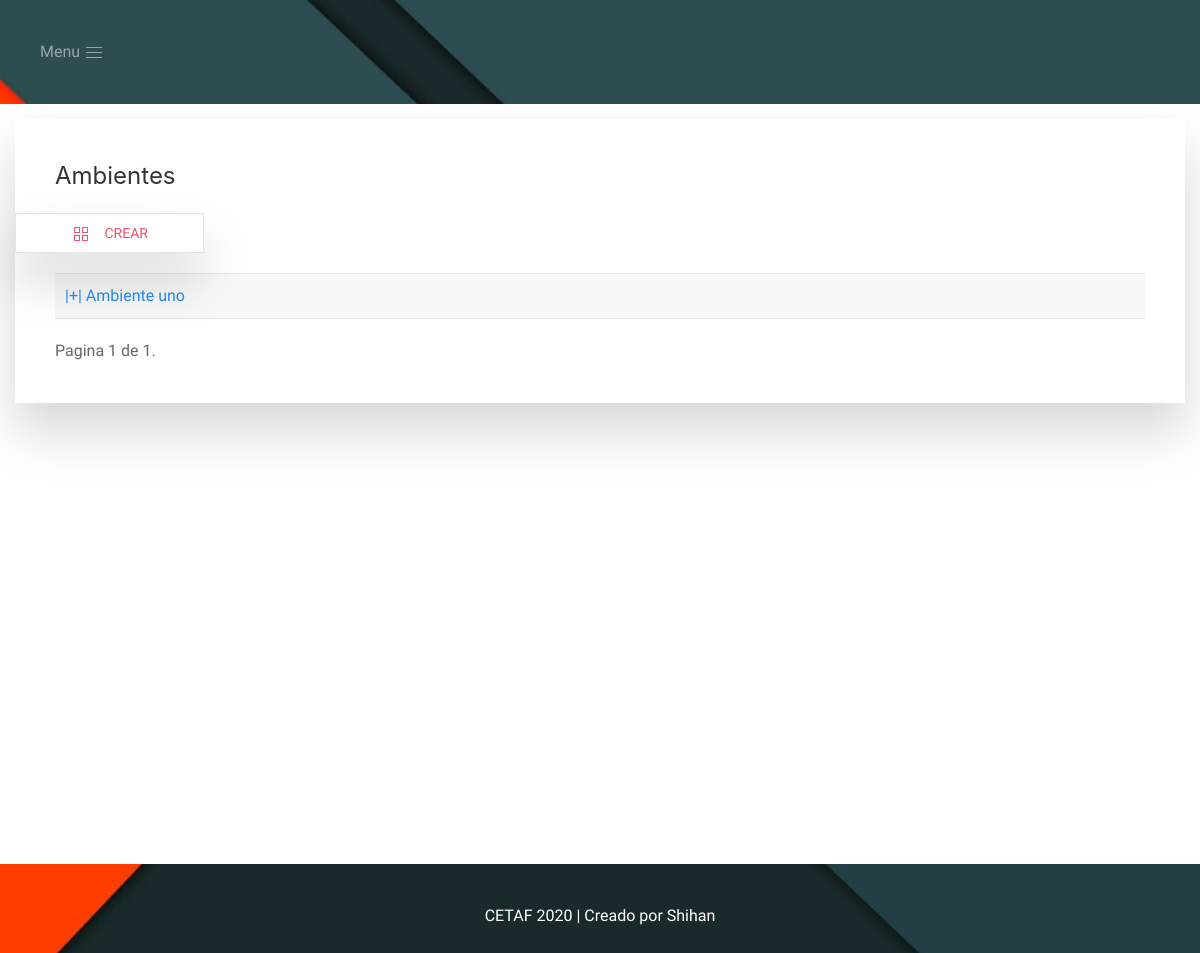
Before: /ambientes/ with the older database file.
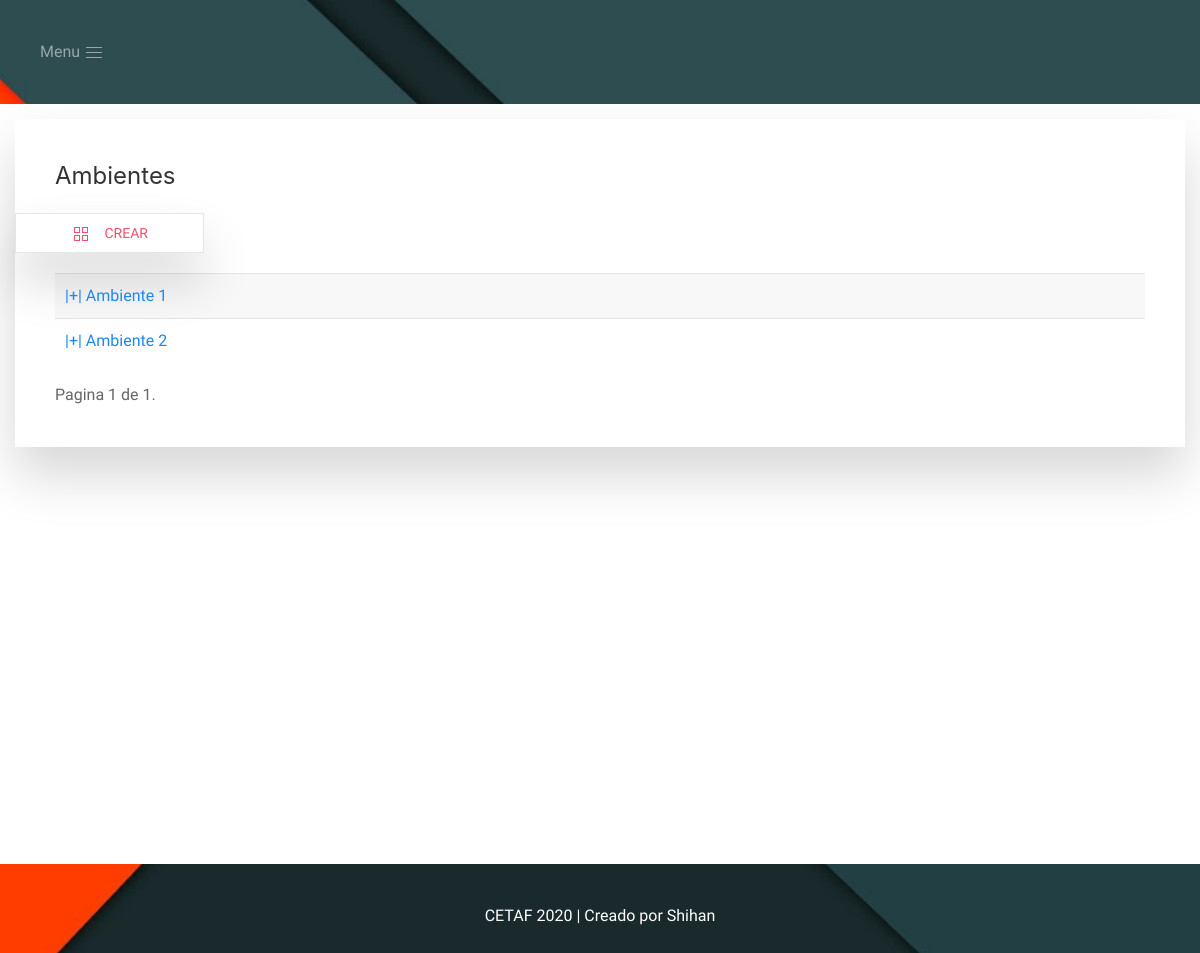
After: the same page with the newer database file.
### cetaf/models.py (models this page shows, shortened)
class Ambiente(models.Model):
    nombre = models.CharField(max_length=50)
    descripcion = models.TextField()

### cetaf/views.py (the view)
# urls.py: path('ambientes/', views.lts_ambiente, name='lts_ambiente'),
def lts_ambiente(request):
    lista = Ambiente.objects.all()
    paginador = Paginator(lista, 10)
    num_pagina = request.GET.get('page')
    obj_pagina = paginador.get_page(num_pagina)
    return render(request, 'ambientes/index.html', {'obj_pagina': obj_pagina})

### cetaf/templates/ambientes/index.html (shortened to what this page needs)
{% extends "home/index.html" %}
{% load static %}
{% block contenido %}
<div class="uk-card uk-card-default uk-card-body uk-align-center uk-box-shadow-xlarge uk-margin-small">
    <h3 class="uk-card-title">Ambientes</h3>
    {% block contenido_ambiente %}
        <ul class="uk-nav-default uk-nav-parent-icon" uk-nav>
            <li class="uk-button uk-button-default uk-button-small uk-box-shadow-xlarge"><a class="uk-text-danger" href="{% url 'crear_ambiente' %}"><span class="uk-margin-small-right" uk-icon="icon: thumbnails"></span> Crear</a></li>
        </ul>
        <ul class="uk-list uk-list-striped">
            {% for ambiente in obj_pagina %}
                <li><a href="{% url 'detalle_ambiente' ambiente.id %}" uk-toggle>|+| {{ambiente.nombre}}</a></li>
            {% endfor %}
        </ul>
        <div>
          <span>
              <span>
                  Pagina {{ obj_pagina.number }} de {{ obj_pagina.paginator.num_pages }}.
              </span>
          </span>
        </div>
    {% endblock contenido_ambiente %}
</div>
{% endblock %}

Changed rows visible on the page:
changed Ambiente: nombre "Ambiente uno" → "Ambiente 1"
added Ambiente: nombre "Ambiente 2"
